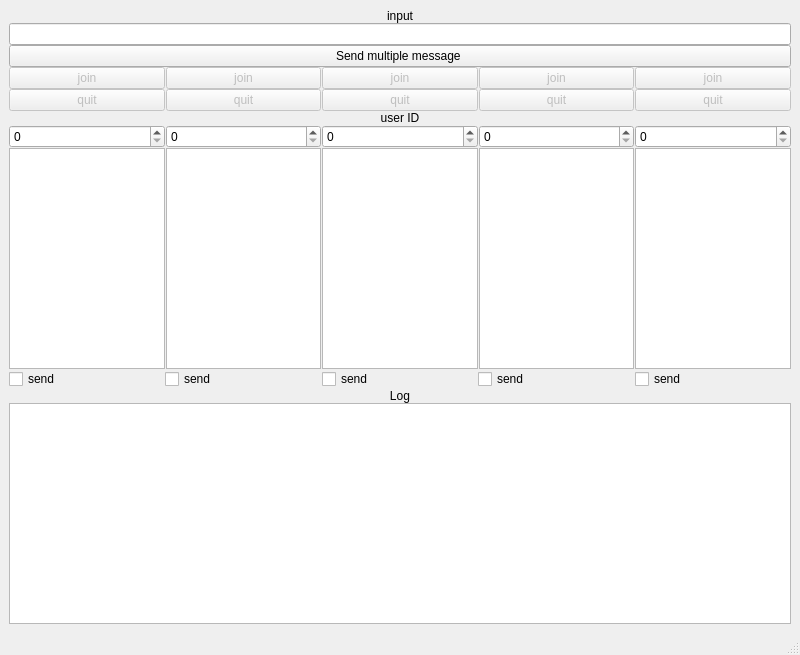
<?xml version="1.0" encoding="UTF-8"?>
<ui version="4.0">
 <class>UDPSimulation</class>
 <widget class="QMainWindow" name="UDPSimulation">
  <property name="geometry">
   <rect>
    <x>0</x>
    <y>0</y>
    <width>800</width>
    <height>655</height>
   </rect>
  </property>
  <property name="windowTitle">
   <string>UDPSimulation</string>
  </property>
  <widget class="QWidget" name="centralwidget">
   <property name="sizePolicy">
    <sizepolicy hsizetype="Expanding" vsizetype="Expanding">
     <horstretch>0</horstretch>
     <verstretch>0</verstretch>
    </sizepolicy>
   </property>
   <property name="layoutDirection">
    <enum>Qt::LeftToRight</enum>
   </property>
   <layout class="QVBoxLayout" name="verticalLayout_2">
    <item>
     <layout class="QVBoxLayout" name="verticalLayout">
      <property name="spacing">
       <number>0</number>
      </property>
      <property name="sizeConstraint">
       <enum>QLayout::SetMaximumSize</enum>
      </property>
      <item>
       <widget class="QLabel" name="input_label">
        <property name="text">
         <string>input</string>
        </property>
        <property name="alignment">
         <set>Qt::AlignCenter</set>
        </property>
       </widget>
      </item>
      <item>
       <widget class="QLineEdit" name="input_msg"/>
      </item>
      <item>
       <widget class="QPushButton" name="multiple_send_btn">
        <property name="text">
         <string>Send multiple message </string>
        </property>
       </widget>
      </item>
      <item>
       <layout class="QHBoxLayout" name="join_btns_layout">
        <property name="spacing">
         <number>1</number>
        </property>
        <item>
         <widget class="QPushButton" name="join_btn_user_1">
          <property name="enabled">
           <bool>false</bool>
          </property>
          <property name="text">
           <string>join</string>
          </property>
         </widget>
        </item>
        <item>
         <widget class="QPushButton" name="join_btn_user_2">
          <property name="enabled">
           <bool>false</bool>
          </property>
          <property name="text">
           <string>join</string>
          </property>
         </widget>
        </item>
        <item>
         <widget class="QPushButton" name="join_btn_user_3">
          <property name="enabled">
           <bool>false</bool>
          </property>
          <property name="text">
           <string>join</string>
          </property>
         </widget>
        </item>
        <item>
         <widget class="QPushButton" name="join_btn_user_4">
          <property name="enabled">
           <bool>false</bool>
          </property>
          <property name="text">
           <string>join</string>
          </property>
         </widget>
        </item>
        <item>
         <widget class="QPushButton" name="join_btn_user_5">
          <property name="enabled">
           <bool>false</bool>
          </property>
          <property name="text">
           <string>join</string>
          </property>
         </widget>
        </item>
       </layout>
      </item>
      <item>
       <layout class="QHBoxLayout" name="quit_btns_layout">
        <property name="spacing">
         <number>1</number>
        </property>
        <item>
         <widget class="QPushButton" name="quit_btn_user_1">
          <property name="enabled">
           <bool>false</bool>
          </property>
          <property name="text">
           <string>quit</string>
          </property>
         </widget>
        </item>
        <item>
         <widget class="QPushButton" name="quit_btn_user_2">
          <property name="enabled">
           <bool>false</bool>
          </property>
          <property name="text">
           <string>quit</string>
          </property>
         </widget>
        </item>
        <item>
         <widget class="QPushButton" name="quit_btn_user_3">
          <property name="enabled">
           <bool>false</bool>
          </property>
          <property name="text">
           <string>quit</string>
          </property>
         </widget>
        </item>
        <item>
         <widget class="QPushButton" name="quit_btn_user_4">
          <property name="enabled">
           <bool>false</bool>
          </property>
          <property name="text">
           <string>quit</string>
          </property>
         </widget>
        </item>
        <item>
         <widget class="QPushButton" name="quit_btn_user_5">
          <property name="enabled">
           <bool>false</bool>
          </property>
          <property name="text">
           <string>quit</string>
          </property>
         </widget>
        </item>
       </layout>
      </item>
      <item>
       <widget class="QLabel" name="label_ID">
        <property name="text">
         <string>user ID</string>
        </property>
        <property name="alignment">
         <set>Qt::AlignCenter</set>
        </property>
       </widget>
      </item>
      <item>
       <layout class="QHBoxLayout" name="input_user_ID_layout">
        <property name="spacing">
         <number>1</number>
        </property>
        <item>
         <widget class="QSpinBox" name="input_id_user_1"/>
        </item>
        <item>
         <widget class="QSpinBox" name="input_id_user_2"/>
        </item>
        <item>
         <widget class="QSpinBox" name="input_id_user_3"/>
        </item>
        <item>
         <widget class="QSpinBox" name="input_id_user_4"/>
        </item>
        <item>
         <widget class="QSpinBox" name="input_id_user_5"/>
        </item>
       </layout>
      </item>
      <item>
       <layout class="QHBoxLayout" name="user_list_layout">
        <property name="spacing">
         <number>1</number>
        </property>
        <item>
         <widget class="QListWidget" name="list_user_1"/>
        </item>
        <item>
         <widget class="QListWidget" name="list_user_2"/>
        </item>
        <item>
         <widget class="QListWidget" name="list_user_3"/>
        </item>
        <item>
         <widget class="QListWidget" name="list_user_4"/>
        </item>
        <item>
         <widget class="QListWidget" name="list_user_5"/>
        </item>
       </layout>
      </item>
      <item>
       <layout class="QHBoxLayout" name="checkbox_layout">
        <item>
         <widget class="QCheckBox" name="check_box_user_1">
          <property name="text">
           <string>send</string>
          </property>
         </widget>
        </item>
        <item>
         <widget class="QCheckBox" name="check_box_user_2">
          <property name="text">
           <string>send</string>
          </property>
         </widget>
        </item>
        <item>
         <widget class="QCheckBox" name="check_box_user_3">
          <property name="text">
           <string>send</string>
          </property>
         </widget>
        </item>
        <item>
         <widget class="QCheckBox" name="check_box_user_4">
          <property name="text">
           <string>send</string>
          </property>
         </widget>
        </item>
        <item>
         <widget class="QCheckBox" name="check_box_user_5">
          <property name="text">
           <string>send</string>
          </property>
         </widget>
        </item>
       </layout>
      </item>
      <item>
       <widget class="QLabel" name="log_label">
        <property name="text">
         <string>Log</string>
        </property>
        <property name="alignment">
         <set>Qt::AlignCenter</set>
        </property>
       </widget>
      </item>
      <item>
       <widget class="QTextEdit" name="log"/>
      </item>
     </layout>
    </item>
   </layout>
  </widget>
  <widget class="QMenuBar" name="menubar">
   <property name="geometry">
    <rect>
     <x>0</x>
     <y>0</y>
     <width>800</width>
     <height>22</height>
    </rect>
   </property>
  </widget>
  <widget class="QStatusBar" name="statusbar"/>
 </widget>
 <resources/>
 <connections/>
</ui>
